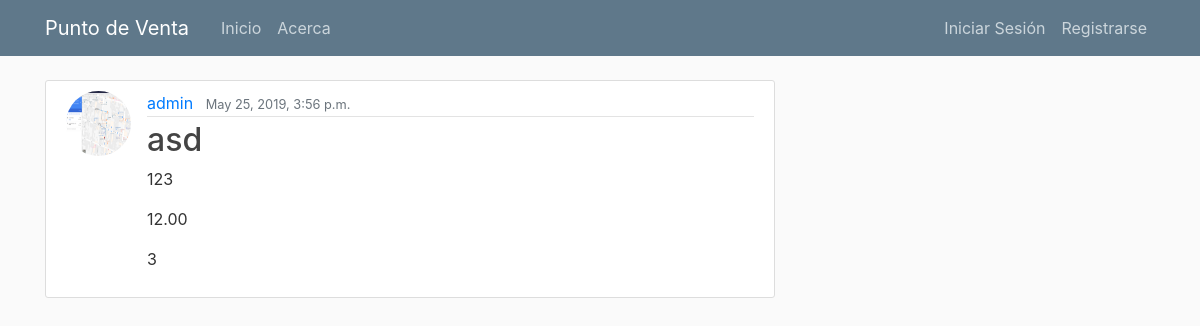
Page /product/3/ on the committed database.
### inventory/models.py (models this page shows, shortened)
class Product(models.Model):
    title = models.CharField(max_length=100)
    description = models.TextField()
    price = models.DecimalField(max_digits=6, decimal_places=2)
    mount = models.IntegerField()
    date_posted = models.DateTimeField(default=timezone.now)
    author = models.ForeignKey(User, on_delete=models.CASCADE)

### users/models.py (models this page shows, shortened)
class Profile(models.Model):
    user = models.OneToOneField(User, on_delete=models.CASCADE)
    image = models.ImageField(default='default.jpg', upload_to='profile_pics')

### inventory/views.py (the view)
# urls.py: path('product/<int:pk>/', ProductDetailView.as_view(), name='product-detail'),
class ProductDetailView(DetailView):
    model = Product

### inventory/templates/inventory/product_detail.html (shortened to what this page needs)
{% extends "blog/base.html" %}
{% block content %}
    <article class="media content-section">
        <img class="rounded-circle article-img" src ="{{  object.author.profile.image.url }}">
        <div class="media-body">
            <div class="article-metadata">
                <a class="mr-2" href="#">{{ object.author }}</a>
                <small class="text-muted">{{ object.date_posted }}</small>
            </div>
            <h2 class="article-title">{{ object.title }}</h2>
            <p class="article-descripcion">{{ object.description }}</p>
            <p class="article-price">{{ object.price }}</p>
            <p class="article-mount">{{ object.mount }}</p>
        </div>
    </article>
{% endblock content %}

### blog/static/blog/main.css (style rules this page uses)
body { background: #fafafa; color: #333333; margin-top: 5rem; }
h1, h2, h3, h4, h5, h6 { color: #444444; }
.content-section { background: #ffffff; padding: 10px 20px; border: 1px solid #dddddd; border-radius: 3px; margin-bottom: 20px; }
.article-title { color: #444444; }
.article-img { height: 65px; width: 65px; margin-right: 16px; }
.article-metadata { padding-bottom: 1px; margin-bottom: 4px; border-bottom: 1px solid #e3e3e3 }

### rows in the picture
Product: author.profile.image (picture), author "admin", date_posted "May 25, 2019, 3:56 p.m.", title "asd", description "123", price "12.00", mount "3"
